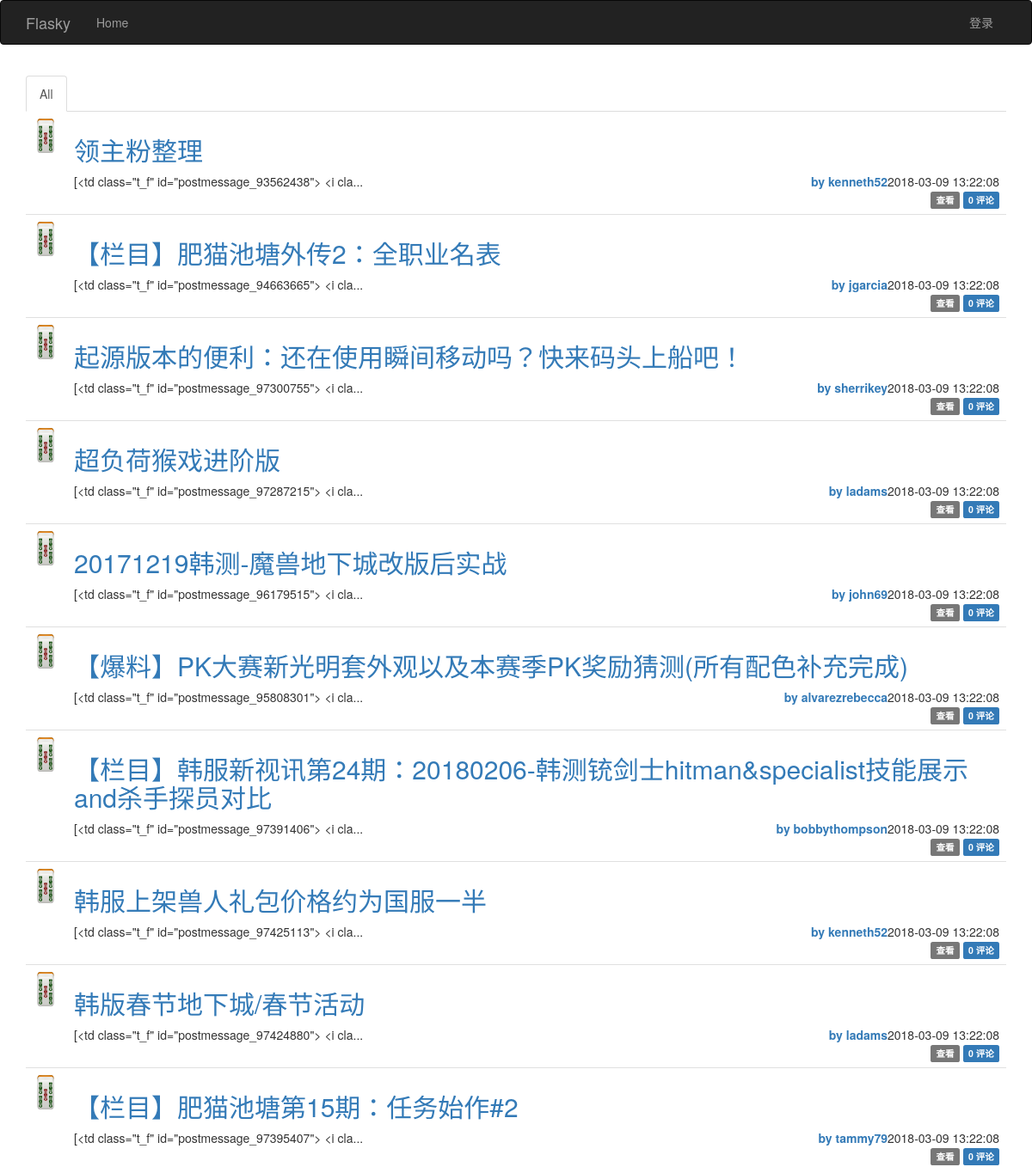
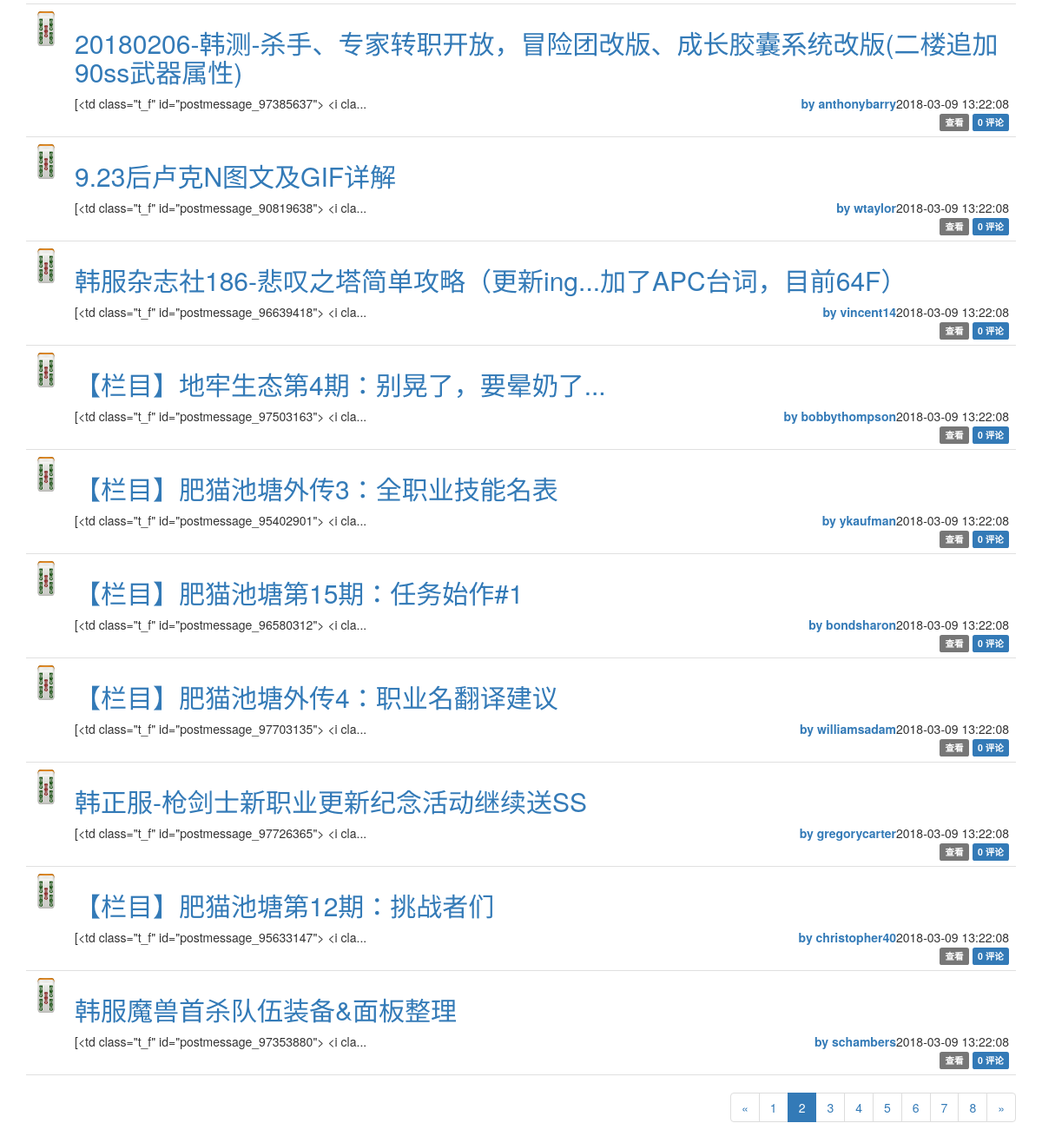
Screenshot of /?page=2 with the database file from the repository (2 pictures, top to bottom).
### app/models.py (models this page shows, shortened)
class Post(db.Model):
    __tablename__ = 'posts'
    id = db.Column(db.Integer, primary_key=True)
    title = db.Column(db.String(64))
    body = db.Column(db.Text)
    body_index = db.Column(db.String)
    body_html = db.Column(db.Text)
    timestamp = db.Column(db.DateTime, index=True, default=datetime.utcnow())
    author_id = db.Column(db.Integer, db.ForeignKey('users.id'))
    comments = db.relationship('Comment', backref='post', lazy='dynamic')

class User(db.Model, UserMixin):
    __tablename__ = "users"
    id = db.Column(db.Integer, primary_key=True)
    email = db.Column(db.String(64), unique=True, index=True)
    username = db.Column(db.String(64), unique=True, index=True)
    password_hash = db.Column(db.String(128))
    confirmed = db.Column(db.Boolean, default=False)
    location = db.Column(db.String(64))
    name = db.Column(db.String(64))
    about_me = db.Column(db.Text())
    profile_picture = db.Column(db.String(256))
    member_since = db.Column(db.DateTime(), default=datetime.utcnow)
    last_seen = db.Column(db.DateTime(), default=datetime.utcnow)
    role_id = db.Column(db.Integer, db.ForeignKey('roles.id'))
    posts = db.relationship('Post', backref='author', lazy='dynamic')
    comments = db.relationship('Comment', backref='author', lazy='dynamic')
    followed = db.relationship('Follow',
                               foreign_keys=[Follow.follower_id],
                               backref=db.backref('follower', lazy='joined'),
                               lazy='dynamic',
                               cascade='all, delete-orphan')
    followers = db.relationship('Follow',
                                foreign_keys=[Follow.followed_id],
                                backref=db.backref('followed', lazy='joined'),
                                lazy='dynamic',
                                cascade='all, delete-orphan')
    @property
    def password(self):
        raise AttributeError('password is not readable')

### app/main/view.py (the view, shortened to what this page needs)
@main.route("/", methods=['GET', 'POST'])
def index():
    form = PostForm()
    page = request.args.get('page', 1, type=int)
    show_followed = False
    if current_user.is_authenticated:
        show_followed = bool(request.cookies.get('show_followed', ''))
    if show_followed:
        query = current_user.followed_posts
    else:
        query = Post.query
    pagination = query.order_by(Post.timestamp.desc()).paginate(
        page, per_page=current_app.config['FLASKY_POSTS_PER_PAGE'],
        error_out=False)
    posts = pagination.items
    if current_user.can(Permission.WRITE):
        fuck = 'fuck you'
    else:
        fuck = 'fuck me'
    return render_template('index.html', form=form, posts=posts,fuck=fuck,
                           show_followed=show_followed, pagination=pagination)

### app/auth/view.py (called while the page is built)
@auth.before_app_request
def before_request():
    if current_user.is_authenticated:
        current_user.ping()
        if not current_user.confirmed \
                and request.endpoint \
                and request.blueprint != 'auth' \
                and request.endpoint != 'static':
            return redirect(url_for('auth.unconfirmed'))

### app/main/__init__.py (called while the page is built)
@main.app_context_processor
def inject_permission():
    return dict(Permission=Permission)

### app/models.py (called while the page is built)
    def can(self, permissions):
        return False

    def is_administrator(self):
        return False

### app/templates/index.html (shortened to what this page needs)
{% extends "base.html" %}
{% import "bootstrap/wtf.html" as wtf %}
{% import "_macros.html" as macros %}
{% block page_content %}
<div class="post-tabs">
    <ul class="nav nav-tabs">
        <li{% if not show_followed %} class="active"{% endif %}><a href="{{ url_for('.show_all') }}">All</a></li>
    </ul>
    {% include '_posts_index.html' %}
</div>
{% if pagination %}
<div class="pagination">
    {{ macros.pagination_widget(pagination, '.index') }}
</div>
{% endif %}
{% endblock %}

### app/templates/_posts_index.html (shortened to what this page needs)
<ul class="posts">
    {% for post in posts %}
    <li class="post">
        <div class="post-thumbnail">
            <a href="{{ url_for('.user', username=post.author.username) }}">
                <img class="img-rounded profile-thumbnail" src="{{ url_for('static', filename='bamboo5.png') }}"
                     height="40px" width="30px">
            </a>
        </div>
        <div class="post-content">
            <div class="post-title">
                <h2><a href="{{ url_for('.post', id=post.id)}}">{% if post.title %} {{ post.title }} {% endif %}</a></h2>
            </div>
            <div class="post-date">{{ post.timestamp.strftime('%Y-%m-%d %H:%M:%S') }}</div>
            <div class="post-author"><a href="{{ url_for('.user', username=post.author.username) }}">by {{ post.author.username }}</a></div>
            <div class="post-body">
                {{ post.body_index }}
            </div>
            <div class="post-footer">
                <a href="{{ url_for('.post', id=post.id) }}">
                    <span class="label label-default">查看</span>
                </a>
                <a href="{{ url_for('.post', id=post.id) }}#comments">
                    <span class="label label-primary">{{ post.comments.count() }} 评论</span>
                </a>
            </div>
        </div>
    </li>
    {% endfor %}
</ul>

### app/static/styles.css (style rules this page uses)
.profile-thumbnail { position: absolute; }
div.post-tabs { margin-top: 16px; }
ul.posts { list-style-type: none; padding: 0px; margin: 16px 0px 0px 0px; border-top: 1px solid #e0e0e0; }
div.post-tabs ul.posts { margin: 0px; border-top: none; }
ul.posts li.post { padding: 8px; border-bottom: 1px solid #e0e0e0; }
div.post-date { float: right; }
div.post-author { font-weight: bold; float: right; }
div.post-thumbnail { position: absolute; }
div.post-content { margin-left: 48px; min-height: 48px; }
div.post-footer { text-align: right; }
div.pagination { width: 100%; text-align: right; padding: 0px; margin: 0px; }

### rows the page displays
Post: title "领主粉整理", timestamp "2018-03-09 13:22:08", author.username "kenneth52", body_index "[<td class=\"t_f\" id=\"postmessage_93562438\"> <i cla...", comments.count "0"
Post: title "【栏目】肥猫池塘外传2：全职业名表", timestamp "2018-03-09 13:22:08", author.username "jgarcia", body_index "[<td class=\"t_f\" id=\"postmessage_94663665\"> <i cla...", comments.count "0"
Post: title "起源版本的便利：还在使用瞬间移动吗？快来码头上船吧！", timestamp "2018-03-09 13:22:08", author.username "sherrikey", body_index "[<td class=\"t_f\" id=\"postmessage_97300755\"> <i cla...", comments.count "0"
Post: title "超负荷猴戏进阶版", timestamp "2018-03-09 13:22:08", author.username "ladams", body_index "[<td class=\"t_f\" id=\"postmessage_97287215\"> <i cla...", comments.count "0"
Post: title "20171219韩测-魔兽地下城改版后实战", timestamp "2018-03-09 13:22:08", author.username "john69", body_index "[<td class=\"t_f\" id=\"postmessage_96179515\"> <i cla...", comments.count "0"
Post: title "【爆料】PK大赛新光明套外观以及本赛季PK奖励猜测(所有配色补充完成)", timestamp "2018-03-09 13:22:08", author.username "alvarezrebecca", body_index "[<td class=\"t_f\" id=\"postmessage_95808301\"> <i cla...", comments.count "0"
Post: title "【栏目】韩服新视讯第24期：20180206-韩测铳剑士hitman&specialist技能展示and杀手探员对比", timestamp "2018-03-09 13:22:08", author.username "bobbythompson", body_index "[<td class=\"t_f\" id=\"postmessage_97391406\"> <i cla...", comments.count "0"
Post: title "韩服上架兽人礼包价格约为国服一半", timestamp "2018-03-09 13:22:08", author.username "kenneth52", body_index "[<td class=\"t_f\" id=\"postmessage_97425113\"> <i cla...", comments.count "0"
Post: title "韩版春节地下城/春节活动", timestamp "2018-03-09 13:22:08", author.username "ladams", body_index "[<td class=\"t_f\" id=\"postmessage_97424880\"> <i cla...", comments.count "0"
Post: title "【栏目】肥猫池塘第15期：任务始作#2", timestamp "2018-03-09 13:22:08", author.username "tammy79", body_index "[<td class=\"t_f\" id=\"postmessage_97395407\"> <i cla...", comments.count "0"
Post: title "20180206-韩测-杀手、专家转职开放，冒险团改版、成长胶囊系统改版(二楼追加90ss武器属性)", timestamp "2018-03-09 13:22:08", author.username "anthonybarry", body_index "[<td class=\"t_f\" id=\"postmessage_97385637\"> <i cla...", comments.count "0"
Post: title "9.23后卢克N图文及GIF详解", timestamp "2018-03-09 13:22:08", author.username "wtaylor", body_index "[<td class=\"t_f\" id=\"postmessage_90819638\"> <i cla...", comments.count "0"
Post: title "韩服杂志社186-悲叹之塔简单攻略（更新ing...加了APC台词，目前64F）", timestamp "2018-03-09 13:22:08", author.username "vincent14", body_index "[<td class=\"t_f\" id=\"postmessage_96639418\"> <i cla...", comments.count "0"
Post: title "【栏目】地牢生态第4期：别晃了，要晕奶了...", timestamp "2018-03-09 13:22:08", author.username "bobbythompson", body_index "[<td class=\"t_f\" id=\"postmessage_97503163\"> <i cla...", comments.count "0"
Post: title "【栏目】肥猫池塘外传3：全职业技能名表", timestamp "2018-03-09 13:22:08", author.username "ykaufman", body_index "[<td class=\"t_f\" id=\"postmessage_95402901\"> <i cla...", comments.count "0"
Post: title "【栏目】肥猫池塘第15期：任务始作#1", timestamp "2018-03-09 13:22:08", author.username "bondsharon", body_index "[<td class=\"t_f\" id=\"postmessage_96580312\"> <i cla...", comments.count "0"
Post: title "【栏目】肥猫池塘外传4：职业名翻译建议", timestamp "2018-03-09 13:22:08", author.username "williamsadam", body_index "[<td class=\"t_f\" id=\"postmessage_97703135\"> <i cla...", comments.count "0"
Post: title "韩正服-枪剑士新职业更新纪念活动继续送SS", timestamp "2018-03-09 13:22:08", author.username "gregorycarter", body_index "[<td class=\"t_f\" id=\"postmessage_97726365\"> <i cla...", comments.count "0"
Post: title "【栏目】肥猫池塘第12期：挑战者们", timestamp "2018-03-09 13:22:08", author.username "christopher40", body_index "[<td class=\"t_f\" id=\"postmessage_95633147\"> <i cla...", comments.count "0"
Post: title "韩服魔兽首杀队伍装备&面板整理", timestamp "2018-03-09 13:22:08", author.username "schambers", body_index "[<td class=\"t_f\" id=\"postmessage_97353880\"> <i cla...", comments.count "0"

### other values shown
{{ p }} "1" "3" "4" "5" "6" "7" "8"
{{ p }} "2"
